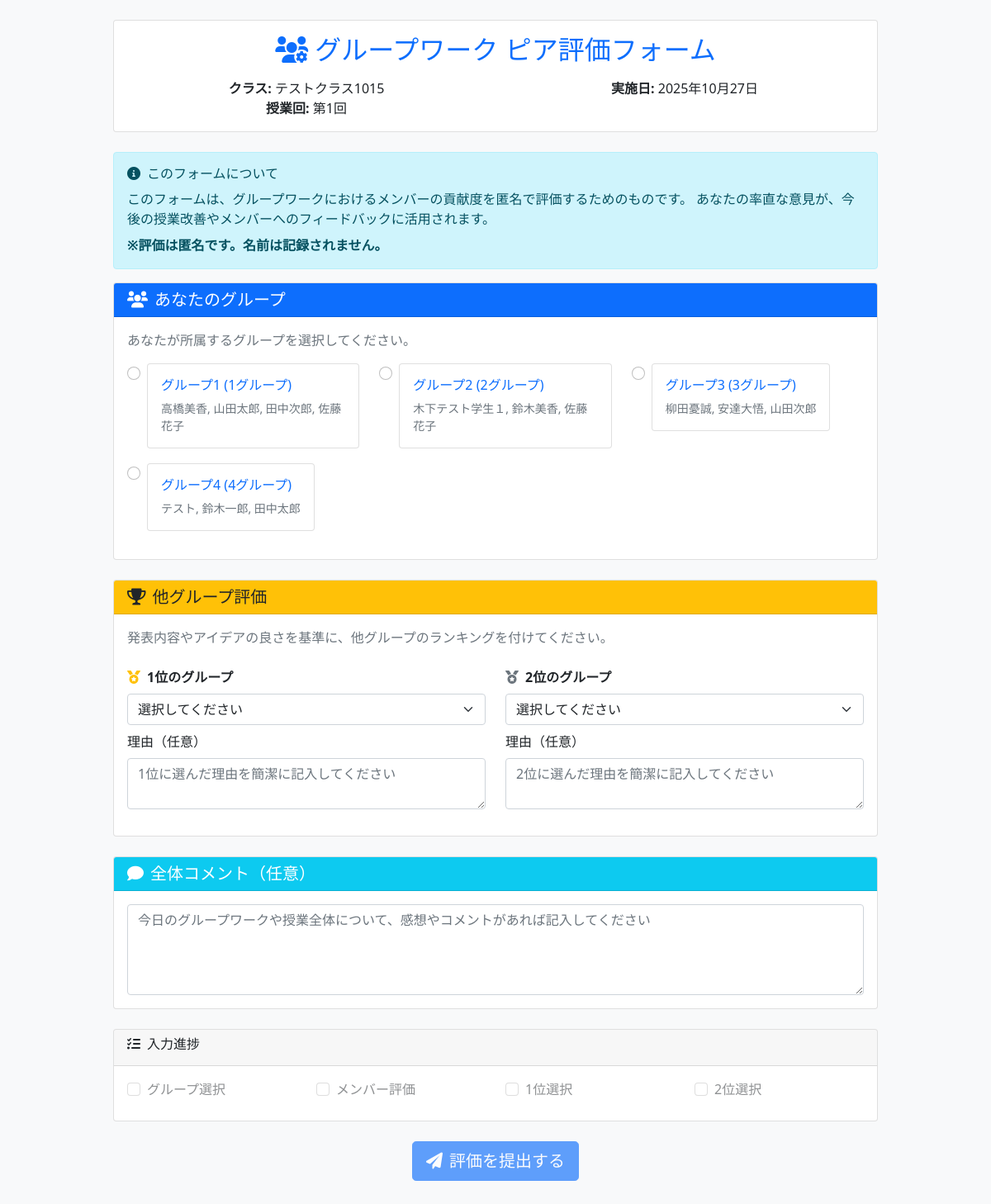
The app's page /lesson-sessions/10/peer-evaluation/ with its own data.
### school_management/models.py (models this page shows, shortened)
class LessonSession(models.Model):
    classroom = models.ForeignKey(ClassRoom, on_delete=models.CASCADE, verbose_name='クラス')
    session_number = models.IntegerField(verbose_name='回数')
    date = models.DateField(verbose_name='実施日')
    topic = models.CharField(max_length=200, blank=True, verbose_name='テーマ・内容')
    has_quiz = models.BooleanField(default=False, verbose_name='小テストあり')
    has_peer_evaluation = models.BooleanField(default=False, verbose_name='ピア評価あり')
    peer_evaluation_closed = models.BooleanField(default=False, verbose_name='ピア評価締切済み')
    created_at = models.DateTimeField(auto_now_add=True)
    updated_at = models.DateTimeField(auto_now=True)
    class Meta:
        verbose_name = '授業回'
        verbose_name_plural = '授業回'
        unique_together = ['classroom', 'session_number']

class ClassRoom(models.Model):
    SEMESTER_CHOICES = [
        ('first', '前期'),
        ('second', '後期'),
    ]
    class_name = models.CharField(max_length=100, verbose_name='クラス名')
    year = models.IntegerField(verbose_name='年度')
    semester = models.CharField(max_length=10, choices=SEMESTER_CHOICES, verbose_name='学期')
    teachers = models.ManyToManyField(Teacher, verbose_name='担当教員', related_name='classrooms')
    students = models.ManyToManyField(Student, blank=True, verbose_name='学生')
    created_at = models.DateTimeField(auto_now_add=True)
    updated_at = models.DateTimeField(auto_now=True)
    class Meta:
        verbose_name = 'クラス'
        verbose_name_plural = 'クラス'

class Group(models.Model):
    lesson_session = models.ForeignKey(LessonSession, on_delete=models.CASCADE, verbose_name='授業回')
    group_number = models.IntegerField(verbose_name='グループ番号')
    group_name = models.CharField(max_length=100, blank=True, verbose_name='グループ名', help_text='例: チーム虎、開発班A、など')
    created_at = models.DateTimeField(auto_now_add=True)
    class Meta:
        verbose_name = 'グループ'
        verbose_name_plural = 'グループ'
        unique_together = ['lesson_session', 'group_number']

class GroupMember(models.Model):
    group = models.ForeignKey(Group, on_delete=models.CASCADE, verbose_name='グループ')
    student = models.ForeignKey(Student, on_delete=models.CASCADE, verbose_name='学生', related_name='group_memberships')
    role = models.CharField(max_length=50, blank=True, verbose_name='役割')
    class Meta:
        verbose_name = 'グループメンバー'
        verbose_name_plural = 'グループメンバー'
        unique_together = ['group', 'student']

class CustomUser(AbstractUser):
    ROLE_CHOICES = [
        ('admin', '管理者'),
        ('teacher', '教員'),
        ('student', '学生'),
    ]
    username = None  # usernameフィールドを無効化
    email = models.EmailField(unique=True, null=True, blank=True)
    full_name = models.CharField(max_length=100, verbose_name='氏名')
    furigana = models.CharField(max_length=100, blank=True, verbose_name='ふりがな')
    points = models.IntegerField(default=0, verbose_name='ポイント')
    role = models.CharField(
        max_length=10,
        choices=ROLE_CHOICES,
        default='student',
        verbose_name='役割'
    )
    student_number = models.CharField(max_length=20, blank=True, verbose_name='学籍番号')
    teacher_id = models.CharField(max_length=20, blank=True, verbose_name='教員ID')
    created_at = models.DateTimeField(auto_now_add=True, verbose_name='登録日時')
    updated_at = models.DateTimeField(auto_now=True, verbose_name='更新日時')
    groups = models.ManyToManyField(
        'auth.Group',
        verbose_name='groups',
        blank=True,
        help_text='The groups this user belongs to.',
        related_name="customuser_set",
        related_query_name="customuser",
    )
    user_permissions = models.ManyToManyField(
        'auth.Permission',
        verbose_name='user permissions',
        blank=True,
        help_text='Specific permissions for this user.',
        related_name="customuser_set",
        related_query_name="customuser",
    )
    USERNAME_FIELD = 'email'
    REQUIRED_FIELDS = ['full_name']
    objects = CustomUserManager()
    class Meta:
        verbose_name = 'ユーザー'
        verbose_name_plural = 'ユーザー'

### school_management/views.py (the view, shortened to what this page needs)
# urls.py: path('lesson-sessions/<int:session_id>/peer-evaluation/', views.peer_evaluation_common_form, name='peer_evaluation_common'),
def peer_evaluation_common_form(request, session_id):
    lesson_session = get_object_or_404(LessonSession, id=session_id)
    groups = Group.objects.filter(lesson_session=lesson_session).prefetch_related('groupmember_set__student')
    is_closed = lesson_session.peer_evaluation_closed
    import json
    groups_data = []
    for group in groups:
        members_data = []
        for member in group.groupmember_set.all():
            members_data.append({
                'id': member.student.id,
                'name': member.student.full_name
            })
        groups_data.append({
            'id': group.id,
            'name': group.group_name or f'{group.group_number}グループ',
            'members': members_data
        })
    context = {
        'lesson_session': lesson_session,
        'groups': groups,
        'groups_json': json.dumps(groups_data),
        'is_closed': is_closed,
    }
    return render(request, 'school_management/improved_peer_evaluation_form.html', context)

### school_management/templates/school_management/improved_peer_evaluation_form.html (shortened to what this page needs)
{% load static %}
<!DOCTYPE html>
<html lang="ja">
<head>
    <link href="https://cdn.jsdelivr.net/npm/bootstrap@5.1.3/dist/css/bootstrap.min.css" rel="stylesheet">
    <link href="https://cdnjs.cloudflare.com/ajax/libs/font-awesome/6.0.0/css/all.min.css" rel="stylesheet">
</head>
<body class="bg-light">
    <div class="container py-4">
        <div class="row justify-content-center">
            <div class="col-lg-10">
                <div class="card mb-4">
                    <div class="card-body text-center">
                        <h2 class="text-primary mb-3">
                            <i class="fas fa-users-cog me-2"></i>グループワーク ピア評価フォーム
                        </h2>
                        <div class="row">
                            <div class="col-md-6">
                                <strong>クラス:</strong> {{ lesson_session.classroom.class_name }}<br>
                                <strong>授業回:</strong> 第{{ lesson_session.session_number }}回
                            </div>
                            <div class="col-md-6">
                                <strong>実施日:</strong> {{ lesson_session.date|date:"Y年m月d日" }}<br>
                            </div>
                        </div>
                    </div>
                </div>
                {% if is_closed %}
                <div class="alert alert-warning text-center">
                    <h4><i class="fas fa-lock me-2"></i>評価期限が終了しました</h4>
                    <p class="mb-0">この評価は既に締め切られています。</p>
                </div>
                {% else %}
                <div class="alert alert-info">
                    <h6><i class="fas fa-info-circle me-2"></i>このフォームについて</h6>
                    <p class="mb-2">
                        このフォームは、グループワークにおけるメンバーの貢献度を匿名で評価するためのものです。
                        あなたの率直な意見が、今後の授業改善やメンバーへのフィードバックに活用されます。
                    </p>
                    <p class="mb-0">
                        <strong>※評価は匿名です。名前は記録されません。</strong>
                    </p>
                </div>
                {% if not groups %}
                <div class="alert alert-warning text-center">
                    <h4><i class="fas fa-exclamation-triangle me-2"></i>グループが設定されていません</h4>
                    <p class="mb-0">まだグループが編成されていません。担当教員にお問い合わせください。</p>
                </div>
                {% else %}
                <form method="post" id="evaluationForm">
                    <div class="card mb-4">
                        <div class="card-header bg-primary text-white">
                            <h5 class="mb-0"><i class="fas fa-users me-2"></i>あなたのグループ</h5>
                        </div>
                        <div class="card-body">
                            <p class="text-muted mb-3">あなたが所属するグループを選択してください。</p>
                            <div class="row">
                                {% for group in groups %}
                                <div class="col-md-6 col-lg-4 mb-3">
                                    <div class="form-check">
                                        <input class="form-check-input" type="radio" name="evaluator_group"
                                               id="group_{{ group.id }}" value="{{ group.id }}"
                                               onchange="loadGroupMembers({{ group.id }})" required>
                                        <label class="form-check-label" for="group_{{ group.id }}">
                                            <div class="card h-100">
                                                <div class="card-body p-3">
                                                    <h6 class="text-primary mb-2">
                                                        {% if group.group_name %}
                                                            {{ group.group_name }} ({{ group.group_number }}グループ)
                                                        {% else %}
                                                            {{ group.group_number }}グループ
                                                        {% endif %}
                                                    </h6>
                                                    <div class="small text-muted">
                                                        {% for member in group.groupmember_set.all %}
                                                            {{ member.student.full_name }}{% if not forloop.last %}, {% endif %}
                                                        {% endfor %}
                                                    </div>
                                                </div>
                                            </div>
                                        </label>
                                    </div>
                                </div>
                                {% endfor %}
                            </div>
                        </div>
                    </div>
                    <div class="card mb-4">
                        <div class="card-header bg-warning text-dark">
                            <h5 class="mb-0"><i class="fas fa-trophy me-2"></i>他グループ評価</h5>
                        </div>
                        <div class="card-body">
                            <p class="text-muted mb-4">発表内容やアイデアの良さを基準に、他グループのランキングを付けてください。</p>
                            <div class="row">
                                <div class="col-md-6 mb-3">
                                    <label for="first_place_group" class="form-label">
                                        <i class="fas fa-medal text-warning me-2"></i><strong>1位のグループ</strong>
                                    </label>
                                    <select class="form-select" id="first_place_group" name="first_place_group" required onchange="updateSecondPlaceOptions()">
                                        <option value="">選択してください</option>
                                    </select>
                                    <div class="mt-2">
                                        <label for="first_place_reason" class="form-label">理由（任意）</label>
                                        <textarea class="form-control" id="first_place_reason" name="first_place_reason" rows="2"
                                                  placeholder="1位に選んだ理由を簡潔に記入してください"></textarea>
                                    </div>
                                </div>
                                <div class="col-md-6 mb-3">
                                    <label for="second_place_group" class="form-label">
                                        <i class="fas fa-medal text-secondary me-2"></i><strong>2位のグループ</strong>
                                    </label>
                                    <select class="form-select" id="second_place_group" name="second_place_group" required onchange="updateFirstPlaceOptions()">
                                        <option value="">選択してください</option>
                                    </select>
                                    <div class="mt-2">
                                        <label for="second_place_reason" class="form-label">理由（任意）</label>
                                        <textarea class="form-control" id="second_place_reason" name="second_place_reason" rows="2"
                                                  placeholder="2位に選んだ理由を簡潔に記入してください"></textarea>
                                    </div>
                                </div>
                            </div>
                        </div>
                    </div>
                    <div class="card mb-4">
                        <div class="card-header bg-info text-white">
                            <h5 class="mb-0"><i class="fas fa-comment me-2"></i>全体コメント（任意）</h5>
                        </div>
                        <div class="card-body">
                            <textarea class="form-control" id="general_comment" name="general_comment" rows="4"
                                      placeholder="今日のグループワークや授業全体について、感想やコメントがあれば記入してください"></textarea>
                        </div>
                    </div>
                    <div class="card mb-4" id="progressCard">
                        <div class="card-header">
                            <h6><i class="fas fa-tasks me-2"></i>入力進捗</h6>
                        </div>
                        <div class="card-body">
                            <div class="row">
                                <div class="col-md-3 col-6 mb-2">
                                    <div class="form-check" id="progressGroup">
                                        <input class="form-check-input" type="checkbox" disabled>
                                        <label class="form-check-label">グループ選択</label>
                                    </div>
                                </div>
                                <div class="col-md-3 col-6 mb-2">
                                    <div class="form-check" id="progressMembers">
                                        <input class="form-check-input" type="checkbox" disabled>
                                        <label class="form-check-label">メンバー評価</label>
                                    </div>
                                </div>
                                <div class="col-md-3 col-6 mb-2">
                                    <div class="form-check" id="progressFirst">
                                        <input class="form-check-input" type="checkbox" disabled>
                                        <label class="form-check-label">1位選択</label>
                                    </div>
                                </div>
                                <div class="col-md-3 col-6 mb-2">
                                    <div class="form-check" id="progressSecond">
                                        <input class="form-check-input" type="checkbox" disabled>
                                        <label class="form-check-label">2位選択</label>
                                    </div>
                                </div>
                            </div>
                        </div>
                    </div>
                    <div class="text-center mb-4">
                        <button type="submit" class="btn btn-primary btn-lg" id="submitButton" disabled>
                            <i class="fas fa-paper-plane me-2"></i>評価を提出する
                        </button>
                    </div>
                </form>
                {% endif %}
                {% endif %}
            </div>
        </div>
    </div>
</body>
</html>

### records on screen
LessonSession: classroom.class_name "テストクラス1015", session_number "1", date "2025年10月27日"
Group: group_name "グループ1", group_number "1"
GroupMember: student.full_name "高橋美香"
GroupMember: student.full_name "山田太郎"
GroupMember: student.full_name "田中次郎"
GroupMember: student.full_name "佐藤花子"
Group: group_name "グループ2", group_number "2"
GroupMember: student.full_name "木下テスト学生１"
GroupMember: student.full_name "鈴木美香"
GroupMember: student.full_name "佐藤花子"
Group: group_name "グループ3", group_number "3"
GroupMember: student.full_name "柳田憂誠"
GroupMember: student.full_name "安達大悟"
GroupMember: student.full_name "山田次郎"
Group: group_name "グループ4", group_number "4"
GroupMember: student.full_name "テスト"
GroupMember: student.full_name "鈴木一郎"
GroupMember: student.full_name "田中太郎"
